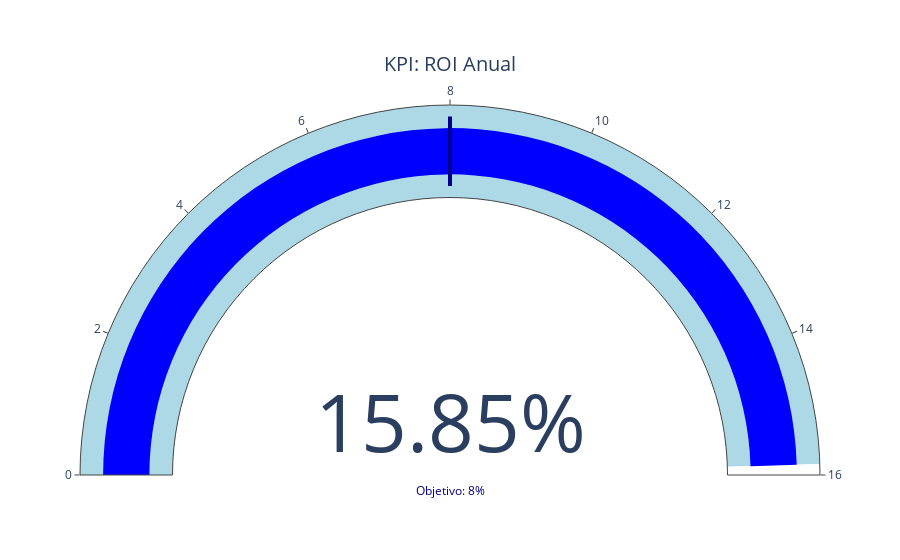

Notebook cell for this chart:
### Code cell
# KPI: ROI Anual
# Datos
valor_actual = best_roi  # Valor actual del KPI
rango_max = 30     # Valor máximo del rango
threshold_value = 8
# Crear el gráfico tipo gauge
fig = go.Figure(go.Indicator(
    mode="gauge+number",
    value=valor_actual,
    gauge={
        'axis': {'range': [0, rango_max]},
        'bar': {'color': "blue"},  # Color de la barra del indicador
        'steps': [
            {'range': [0, valor_actual], 'color': "lightblue"},  # Rango bajo
            {'range': [valor_actual, rango_max], 'color': "white"}  # Rango alto
        ],
        'threshold': {
            'line': {'color': "darkblue", 'width': 4},  # Línea del valor umbral
            'thickness': 0.75,
            'value': threshold_value
        }
    },
    number={'suffix': "%"},  
    title={'text': "KPI: ROI Anual"}  # Título del gráfico
))
# Agregar una anotación para mostrar el valor del threshold
fig.add_annotation(
    x=0.5,  # Posición horizontal en coordenadas del gráfico
    y=0,    # Posición vertical
    text=f"Objetivo: {threshold_value}%",  # Texto que se muestra
    showarrow=False,  # Sin flecha
    font=dict(size=12, color="darkblue"),  # Estilo del texto
    xanchor="center",
    yanchor="top")
# Mostrar el gráfico
fig.show()

### Figure 1 — Plotly figure (JSON) as saved in the notebook; plotly's stock layout.template omitted (floating-point values rounded to 4 significant figures)
{"data": [{"gauge": {"axis": {"range": [0, 16]}, "bar": {"color": "blue"}, "steps": [{"color": "lightblue", "range": [0, 15.85]}, {"color": "white", "range": [15.85, 16]}], "threshold": {"line": {"color": "darkblue", "width": 4}, "thickness": 0.75, "value": 8}}, "mode": "gauge+number", "number": {"suffix": "%"}, "title": {"text": "KPI: ROI Anual"}, "type": "indicator", "value": 15.85}], "layout": {"annotations": [{"font": {"color": "darkblue", "size": 12}, "showarrow": false, "text": "Objetivo: 8%", "x": 0.5, "xanchor": "center", "y": 0, "yanchor": "top"}]}}
